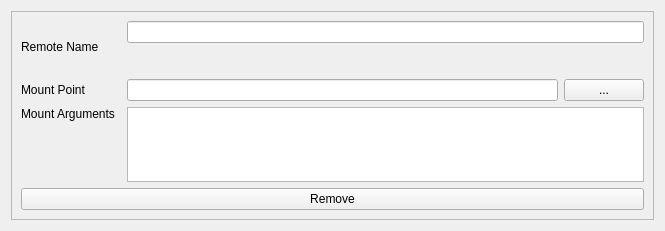
<?xml version="1.0" encoding="UTF-8"?>
<ui version="4.0">
 <class>ConfigListItem</class>
 <widget class="QWidget" name="ConfigListItem">
  <property name="geometry">
   <rect>
    <x>0</x>
    <y>0</y>
    <width>665</width>
    <height>231</height>
   </rect>
  </property>
  <property name="sizePolicy">
   <sizepolicy hsizetype="Preferred" vsizetype="Fixed">
    <horstretch>0</horstretch>
    <verstretch>0</verstretch>
   </sizepolicy>
  </property>
  <property name="windowTitle">
   <string>Form</string>
  </property>
  <layout class="QGridLayout" name="gridLayout">
   <item row="0" column="0">
    <widget class="QFrame" name="frame">
     <property name="maximumSize">
      <size>
       <width>16777215</width>
       <height>16777215</height>
      </size>
     </property>
     <property name="frameShape">
      <enum>QFrame::StyledPanel</enum>
     </property>
     <property name="frameShadow">
      <enum>QFrame::Raised</enum>
     </property>
     <layout class="QGridLayout" name="gridLayout_2">
      <item row="0" column="2" colspan="2">
       <widget class="QLineEdit" name="txt_remote"/>
      </item>
      <item row="2" column="0">
       <widget class="QLabel" name="label_2">
        <property name="text">
         <string>Mount Point</string>
        </property>
       </widget>
      </item>
      <item row="2" column="3">
       <widget class="QPushButton" name="pushButton">
        <property name="text">
         <string>...</string>
        </property>
       </widget>
      </item>
      <item row="0" column="0" rowspan="2" colspan="2">
       <widget class="QLabel" name="label">
        <property name="text">
         <string>Remote Name</string>
        </property>
       </widget>
      </item>
      <item row="3" column="0">
       <widget class="QLabel" name="label_3">
        <property name="text">
         <string>Mount Arguments</string>
        </property>
        <property name="alignment">
         <set>Qt::AlignLeading|Qt::AlignLeft|Qt::AlignTop</set>
        </property>
       </widget>
      </item>
      <item row="3" column="2" colspan="2">
       <widget class="QPlainTextEdit" name="txt_args">
        <property name="sizePolicy">
         <sizepolicy hsizetype="Expanding" vsizetype="Fixed">
          <horstretch>0</horstretch>
          <verstretch>0</verstretch>
         </sizepolicy>
        </property>
        <property name="maximumSize">
         <size>
          <width>16777215</width>
          <height>75</height>
         </size>
        </property>
        <property name="plainText">
         <string/>
        </property>
       </widget>
      </item>
      <item row="2" column="2">
       <widget class="QLineEdit" name="txt_mountpoint">
        <property name="sizePolicy">
         <sizepolicy hsizetype="Expanding" vsizetype="Fixed">
          <horstretch>1</horstretch>
          <verstretch>0</verstretch>
         </sizepolicy>
        </property>
       </widget>
      </item>
      <item row="4" column="0" colspan="4">
       <widget class="QPushButton" name="btn_remove">
        <property name="text">
         <string>Remove</string>
        </property>
       </widget>
      </item>
     </layout>
    </widget>
   </item>
  </layout>
 </widget>
 <resources/>
 <connections/>
</ui>
